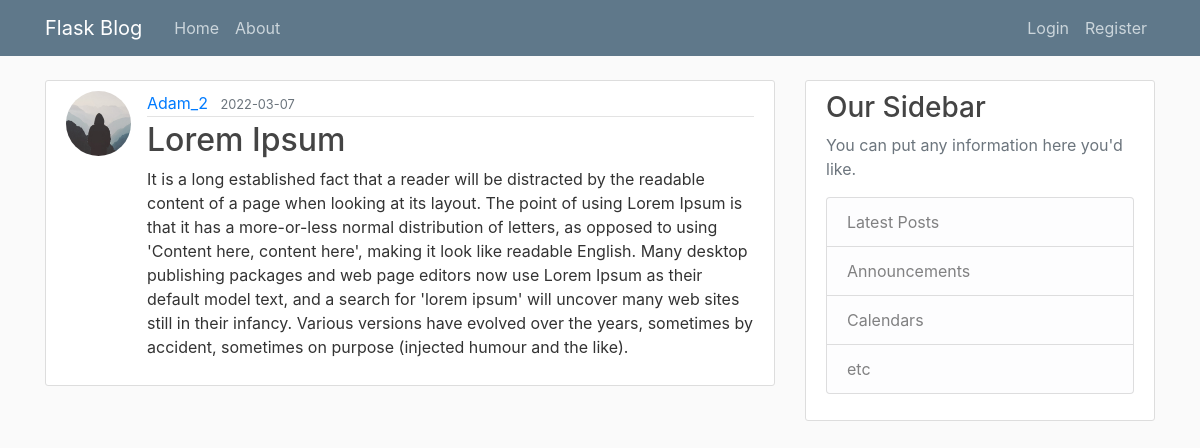
The app's page /post/4 with its own data.
### flaskblog/models.py (models this page shows, shortened)
class User(db.Model, UserMixin):
    id = db.Column(db.Integer, primary_key=True)
    username = db.Column(db.String(20), unique=True, nullable=False)
    email = db.Column(db.String(120), unique=True, nullable=False)
    image_file = db.Column(db.String(20), nullable=False, default='default.jpg')
    password = db.Column(db.String(60), nullable=False)
    posts = db.relationship('Post', backref='author', lazy=True)

class Post(db.Model):
    id = db.Column(db.Integer, primary_key=True)
    title = db.Column(db.String(100), nullable=False)
    date_posted = db.Column(db.DateTime, nullable=False, default=datetime.utcnow)
    content = db.Column(db.Text, nullable=False)
    user_id = db.Column(db.Integer, db.ForeignKey('user.id'), nullable=False)

### flaskblog/routes.py (the view)
@app.route("/post/<int:post_id>")
def post(post_id):
    post = Post.query.get_or_404(post_id)
    return render_template('post.html', title=post.title, post=post)

### flaskblog/templates/post.html (shortened to what this page needs)
{% extends "layout.html" %}
{% block content %}
    <article class="media content-section">
        <img class="rounded-circle article-img" src="{{ url_for('static', filename='profile_pics/' + post.author.image_file) }}">
        <div class="media-body">
        <div class="article-metadata">
            <a class="mr-2" href="{{url_for('user_posts', username=post.author.username)}}">{{ post.author.username }}</a>
            <small class="text-muted">{{ post.date_posted.strftime('%Y-%m-%d') }}</small>
        </div>
        <h2 class="article-ttile">{{ post.title }}</h2>
        <p class="article-content">{{ post.content }}</p>
        </div>
    </article>
{% endblock content %}

### flaskblog/static/main.css (style rules this page uses)
body { background: #fafafa; color: #333333; margin-top: 5rem; }
h1, h2, h3, h4, h5, h6 { color: #444444; }
.content-section { background: #ffffff; padding: 10px 20px; border: 1px solid #dddddd; border-radius: 3px; margin-bottom: 20px; }
.article-content { white-space: pre-line; }
.article-img { height: 65px; width: 65px; margin-right: 16px; }
.article-metadata { padding-bottom: 1px; margin-bottom: 4px; border-bottom: 1px solid #e3e3e3 }

### records on screen
User: image_file (placeholder picture), author.username "Adam_2"
Post: date_posted "2022-03-07", title "Lorem Ipsum", content "It is a long established fact that a reader will be distracted by the readable content of a page when looking at its layout. The point of using Lorem Ipsum is that it has a more-or-less normal distribution of letters, as opposed to using 'Content here, content here', making it look like readable English. Many desktop publishing packages and web page editors now use Lorem Ipsum as their default model text, and a search for 'lorem ipsum' will uncover many web sites still in their infancy. Various versions have evolved over the years, sometimes by accident, sometimes on purpose (injected humour and the like)."
